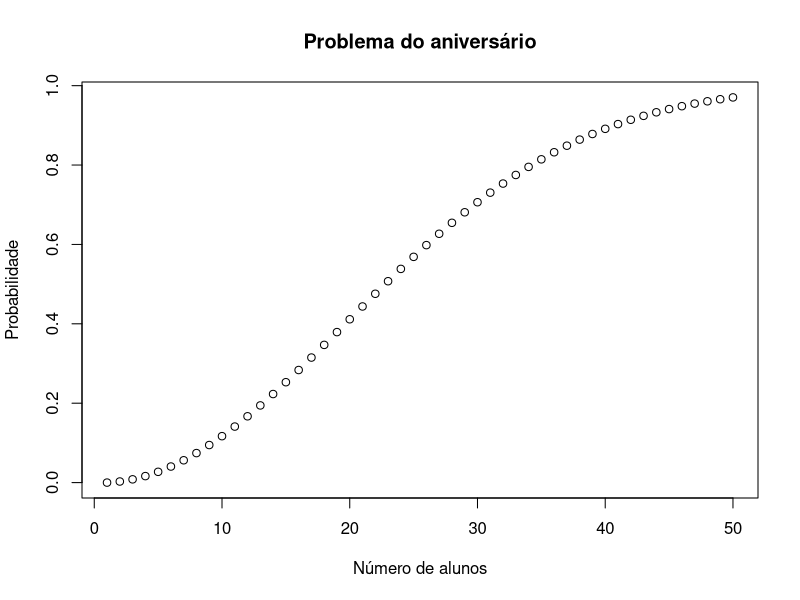

Reproduce this figure in R.
# SLIDE 4 - PROBABILIDADE

# PROBLEMA DO ANIVERSÁRIO
# Crie um programa para calcular a probabilidade de pelo menos 2 pessoas fazerem
# aniversário no mesmo dia com 𝑛 variando de 1 a 50.
# Ex: n = 3 pessoas. Espaço Amostral (S) = 365^3. Ninguém faz aniversário junto (N) = 365*364*363.
# Prob = 1 - (N/S)

fatorial <- function(n){
  if (n == 0)
    return (1)
  else
    return (n * fatorial(n - 1))
}

arranjo <- function(n, p){
  return (fatorial(n) / fatorial(n - p))
}

n <- 50
p <- c(1:n)
for (k in 1:n)
  p[k] <- 1 - prod(365:(365-k+1))/(365^k)
plot(p, main = "Problema do aniversário", xlab = "Número de alunos", ylab = "Probabilidade")

# SIMULANDO ESCOLHAS
# Lançament de moeda
nsamples <- 20
x <- sample(c("H","T"), nsamples, replace = TRUE)
print(x)
table(x)
table(x)/nsamples
